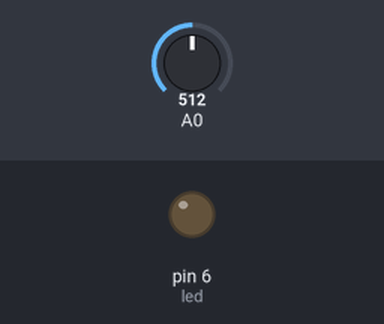
Recording of a sketch running on a simulated Arduino Uno, built with avr-gcc and run on an emulated ATmega328P. Parts: output pins drawn as LEDs (lit = HIGH). The inputs (shaded band) are chosen by the test bench; at power-on: A0 = 512.

Above: at 1.2 s.
1.3 s: A0 set to 716
At 2.5 s:
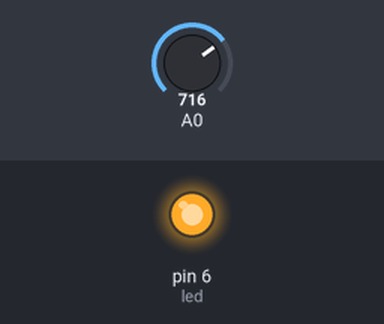
2.8 s: A0 set to 2
4.3 s: A0 set to 0
At 4.9 s:
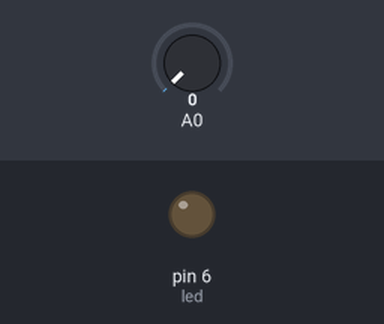
5.8 s: A0 set to 122
At 7.2 s:
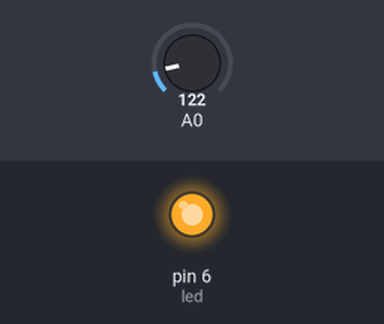
Timing chart, 0 to 8.3 s (numbered marks = the images above; inputs shaded):
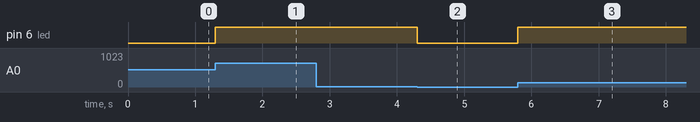

The sketch:

analogOut.ino
```cpp
int reading;
int led = 6;
void setup() {
  Serial.begin(9600);
  pinMode(led, OUTPUT);

}

void loop() {
  reading = analogRead(A0);
  digitalWrite(led, reading);
}
```

Measured:
- the behaviour switches between 1 and 0 on A0 (found by bisection; images 1 and 2)
- after the input at 1.3 s, pin 6 (led): LOW → HIGH at once
- after the input at 2.8 s, every drawn part: stays the same
- after the input at 4.3 s, pin 6 (led): HIGH → LOW at once
- after the input at 5.8 s, pin 6 (led): LOW → HIGH at once
